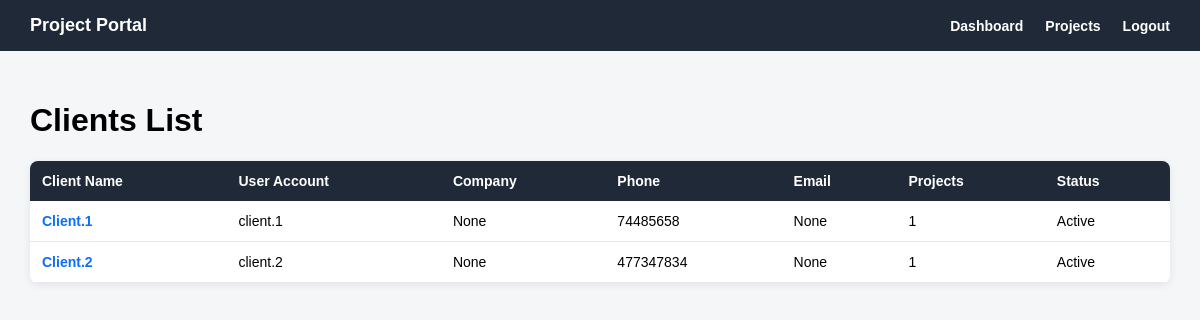
/clients/ (signed in), run on an earlier commit of the app's database.
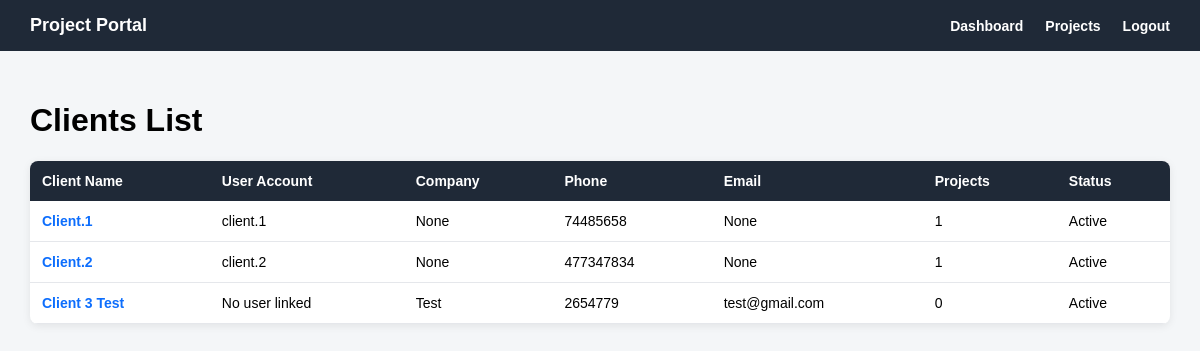
And on a later commit of the database.
### clients/models.py (models this page shows, shortened)
class Client(models.Model):
    user = models.OneToOneField(
        settings.AUTH_USER_MODEL,
        on_delete=models.CASCADE,
        related_name='client_profile',
        blank=True,
        null=True
    )
    client_name = models.CharField(max_length=150)
    company_name = models.CharField(max_length=150, blank=True, null=True)
    phone = models.CharField(max_length=30)
    email = models.EmailField(blank=True, null=True)
    address = models.TextField(blank=True, null=True)
    is_active = models.BooleanField(default=True)
    created_at = models.DateTimeField(auto_now_add=True)

### accounts/models.py (models this page shows)
class User(AbstractUser):
    class Role(models.TextChoices):
        ADMIN = 'ADMIN', 'Admin'
        ENGINEER = 'ENGINEER', 'Engineer'
        CLIENT = 'CLIENT', 'Client'
    role = models.CharField(
        max_length=20,
        choices=Role.choices,
        default=Role.CLIENT
    )

### clients/views.py (the view)
# urls.py: path('', client_list_view, name='client_list'),
@login_required
def client_list_view(request):
    if request.user.role != 'ADMIN':
        clients = Client.objects.none()
    else:
        clients = Client.objects.all()
    return render(request, 'clients/client_list.html', {
        'clients': clients
    })

### templates/clients/client_list.html (shortened to what this page needs)
{% extends 'base.html' %}
{% block content %}
<div class="page-header">
    <h1>Clients List</h1>
</div>
{% if clients %}
    <table class="clients-table">
        <tr>
            <th>Client Name</th>
            <th>User Account</th>
            <th>Company</th>
            <th>Phone</th>
            <th>Email</th>
            <th>Projects</th>
            <th>Status</th>
        </tr>
        {% for client in clients %}
            <tr>
            <td>
    <a href="{% url 'clients:client_detail' client.pk %}" style="color: #0d6efd; font-weight: bold; text-decoration: none;">
                 {{ client.client_name }}
              </a>
             </td>
                <td>
                    {% if client.user %}
                        {{ client.user.username }}
                    {% else %}
                        No user linked
                    {% endif %}
                </td>
                <td>{{ client.company_name }}</td>
                <td>{{ client.phone }}</td>
                <td>{{ client.email }}</td>
                <td>{{ client.projects.count }}</td>
                <td>
                    {% if client.is_active %}
                        Active
                    {% else %}
                        Inactive
                    {% endif %}
                </td>
            </tr>
        {% endfor %}
    </table>
{% else %}
    <div class="empty-message">
        <p>No clients found.</p>
    </div>
{% endif %}
{% endblock %}

### templates/base.html (shortened to what this page needs)
<!DOCTYPE html>
<html>
<head>
</head>
<body>
    <div class="navbar">
        <div class="brand">
            Project Portal
        </div>
        <div class="nav-links">
            {% if request.user.is_authenticated %}
                <a href="{% url 'accounts:dashboard' %}">Dashboard</a>
                <a href="{% url 'projects:project_list' %}">Projects</a>
                <form class="logout-form" method="post" action="{% url 'accounts:logout' %}">
                    <button class="logout-button" type="submit">Logout</button>
                </form>
            {% endif %}
        </div>
    </div>
    <div class="content">
        {% block content %}
        {% endblock %}
    </div>
</body>
</html>

### templates/base.html (style rules this page uses)
body { margin: 0; font-family: Arial, sans-serif; background: #f4f6f8; }
.navbar { background: #1f2937; color: white; padding: 15px 30px; display: flex; justify-content: space-between; align-items: center; }
.brand { font-size: 18px; font-weight: bold; }
.nav-links { display: flex; align-items: center; gap: 22px; }
.nav-links a { color: white; text-decoration: none; font-weight: bold; font-size: 14px; }
.content { padding: 30px; }
.logout-form { display: inline; margin: 0; }
.logout-button { background: none; border: none; color: white; font-weight: bold; cursor: pointer; font-size: 14px; padding: 0; }

### templates/clients/client_list.html (style rules this page uses)
.page-header { margin-bottom: 20px; }
.clients-table { width: 100%; border-collapse: collapse; background: white; border-radius: 8px; overflow: hidden; box-shadow: 0 2px 8px rgba(0, 0, 0, 0.08); }
.clients-table th { background: #1f2937; color: white; text-align: left; padding: 12px; font-size: 14px; }
.clients-table td { padding: 12px; border-bottom: 1px solid #e5e7eb; vertical-align: top; font-size: 14px; }

What changed in the data, as far as the page shows it:
added Client: client_name "Client 3 Test", shows "No user linked", company_name "Test", phone "2654779", email "test@gmail.com", projects.count "0", is_active "Active"
